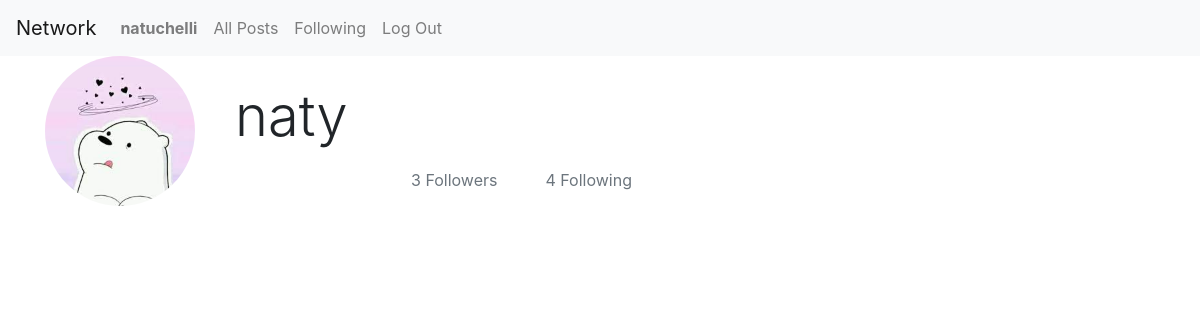
Before: /2 (signed in) with the older database file.
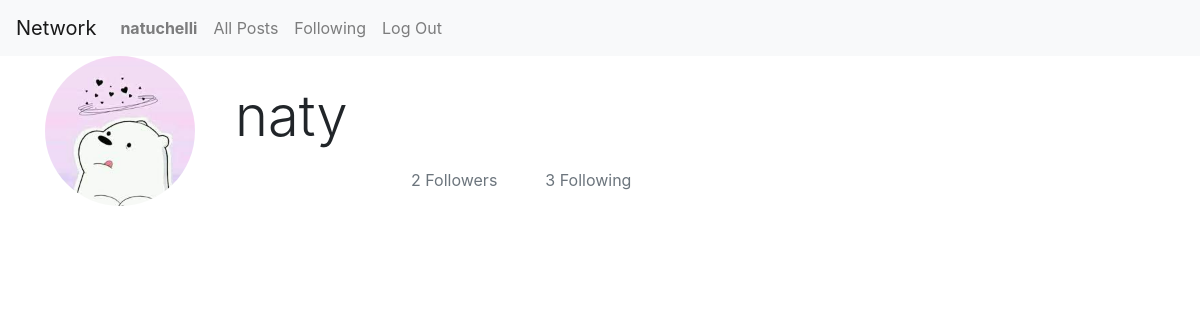
After: the same page with the newer database file.
### network/models.py (models this page shows)
class User(AbstractUser):
    @property
    def num_followers(self):
        total_followers = Following.objects.filter(followee=self).count()
        return total_followers
    @property
    def num_followees(self):
        total_followees = Following.objects.filter(follower=self).count()
        return total_followees

### network/views.py (the view)
# urls.py: path("<int:user_id>", views.profile, name="profile"),
@login_required
def profile(request, user_id):
    profile_user = get_object_or_404(User, id=user_id)
    return render(request, "network/profile.html", {
        "profile_user": profile_user,
    })

### network/templates/network/profile.html (shortened to what this page needs)
{% extends "network/layout.html" %}
{% block body %}
   <div id="profile-container" class="container">
        <div class="row" style="margin-bottom:1.5rem;">
            <div id="profile-photo-div" class="col-2">
                <img alt="" class="rounded-circle bg-body rounded" style="width: 150px;" id="profile-img">
            </div>
            <div class="col-2">
                <h1 id="user-name"  style="margin-top:1.7rem;" class="display-4"> {{ profile_user.username }}</h1>
            </div>
            <div class="row">
                <div col="col-2">
                    <p style="margin-top:7rem; text-align: end; margin-left: 1rem;" class="text-muted" id="followers">{{ profile_user.num_followers }} Followers</p>
                </div>
                <div col="col-2">
                    <p style="margin-top:7rem; text-align: end; margin-left: 3rem;" class="text-muted" id="followees">{{ profile_user.num_followees }} Following</p>
                </div>
            </div>
        </div>
   </div>
{% endblock %}

### network/templates/network/layout.html (shortened to what this page needs)
{% load static %}
<!DOCTYPE html>
<html lang="en">
    <head>
        <link rel="stylesheet" href="https://stackpath.bootstrapcdn.com/bootstrap/4.4.1/css/bootstrap.min.css">
        <link href="{% static 'network/styles.css' %}" rel="stylesheet">
    </head>
    <body>
        <nav class="navbar navbar-expand-lg navbar-light bg-light">
            <a class="navbar-brand" href="#">Network</a>
            <div>
              <ul class="navbar-nav mr-auto">
                {% if user.is_authenticated %}
                    <li class="nav-item">
                        <a class="nav-link" href="{% url 'profile' user_id=user.id %}" id="user-button"><strong>{{ user.username }}</strong></a>
                    </li>
                {% endif %}
                <li class="nav-item">
                  <a class="nav-link" href="{% url 'posts' %}" id="all-posts">All Posts</a>
                {% if user.is_authenticated %}
                    <li class="nav-item">
                        <a class="nav-link" href="{% url 'load_posts_followees' %}">Following</a>
                    </li>
                    <li class="nav-item">
                        <a class="nav-link" href="{% url 'logout' %}">Log Out</a>
                    </li>
                {% endif %}
              </ul>
            </div>
          </nav>
        <div class="body">
            {% block body %}
            {% endblock %}
        </div>
    </body>
</html>

Changed rows visible on the page:
changed User "naty": num_followers "3" → "2"; num_followees "4" → "3"
